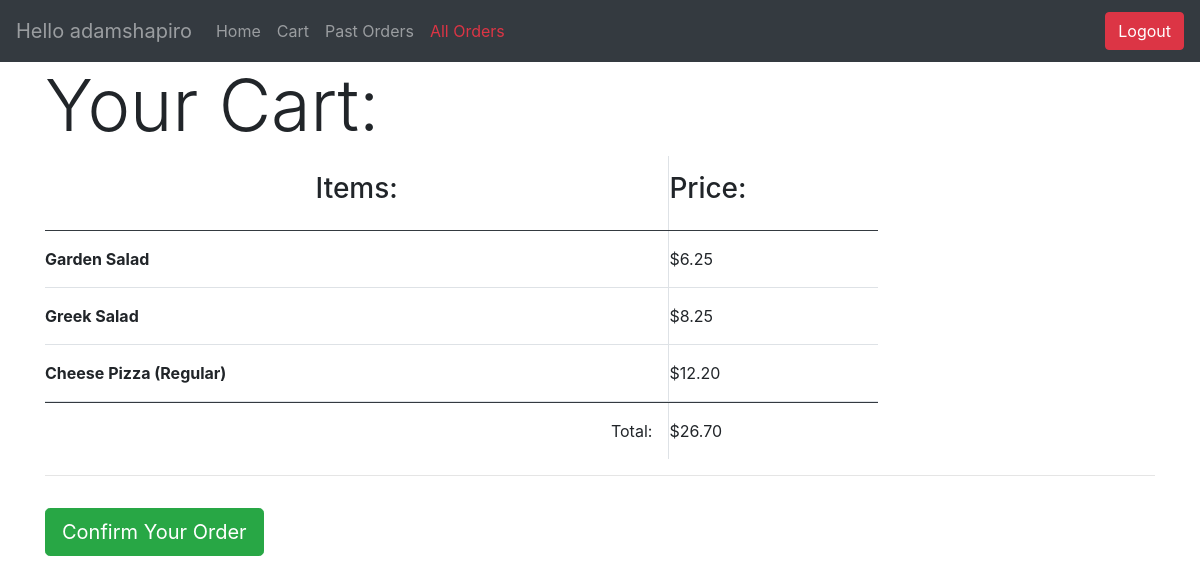
The app's page /cart (signed in) with its own data.
### orders/models.py (models this page shows, shortened)
class OrderItem(models.Model):
    food = models.ForeignKey(Food, on_delete=models.CASCADE, related_name="+")
    toppings = models.ManyToManyField(Topping, related_name="+")
    add_ons = models.ManyToManyField(AddOn, related_name="+")
    price = models.DecimalField(max_digits=4, decimal_places=2)
    order = models.ForeignKey(Order, on_delete=models.CASCADE, related_name="items")
    def __str__(self):
        if hasattr(self.food, 'type'):
            return f"{self.food} ({self.food.get_type_display()})"
        else:
            return f"{self.food}"

class Food(PolymorphicModel):
    name = models.CharField(max_length=64)
    large_price = models.DecimalField(max_digits=4, decimal_places=2)
    def __str__(self):
        return self.name

class Pizza(Food):
    PIZZA_TYPES = (
        ('R', 'Regular'),
        ('S', 'Sicilian')
    )
    type = models.CharField(max_length=1, choices=PIZZA_TYPES)
    small_price = models.DecimalField(max_digits=4, decimal_places=2)
    toppings_count = models.PositiveIntegerField()
    def __str__(self):
        return f"{self.name} Pizza"

class ShoppingCart(models.Model):
    owner = models.OneToOneField(User, on_delete=models.CASCADE, related_name="cart")
    order = models.OneToOneField(Order,
        null=True,
        blank=True,
        on_delete=models.SET_NULL,
        related_name="+")

class Order(models.Model):
    STATUS_OPTIONS = (
        ('o', 'ongoing'),
        ('p', 'pending'),
        ('c', 'confirmed')
    )
    user = models.ForeignKey(User, on_delete=models.CASCADE, related_name="orders")
    status = models.CharField(max_length=1, choices=STATUS_OPTIONS, default='p')
    @property
    def total(self):
        sum = 0
        for item in self.items.all():
            sum = sum + item.price
        return sum

### orders/views.py (the view)
# urls.py: path("cart", views.view_cart, name="cart"),
@login_required(login_url='login')
def view_cart(request):
    user = request.user
    items = list(user.cart.order.items.all())
    context = {
        'user': user,
        'items': items
    }
    return render(request, 'orders/cart.html', context)

### orders/templates/orders/cart.html
{% extends 'orders/layout.html' %}
{% block body %}
<h1 class="display-3">Your Cart:</h1>
<div class="row w-75 no-gutters border-bottom border-dark">
    <div class="col-9 border-right py-3">
        <h3 class="text-center">Items:</h3>
    </div>
    <div class="col-3 py-3">
        <h3>Price:</h3>
    </div>
</div>
{% for item in items %}
<div class="row w-75 no-gutters border-bottom">
    <div class="col-9 border-right py-3">
        <span class="w-100 text-center font-weight-bold">{{ item }}</span>
    </div>
    <div class="col-3 py-3">
        <span class="w-100">${{ item.price }}</span>
    </div>
</div>
{% endfor %}
<div class="row w-75 no-gutters border-top border-dark">
    <div class="col-9 border-right py-3">
        <span class="d-block mr-3 text-right">Total:</span>
    </div>
    <div class="col-3 py-3">
        <span>${{ user.cart.order.total }}</span>
    </div>
</div>
<hr>
<a id="viewCart"
class="btn btn-success btn-lg my-3 {% if items|length < 1%}disabled{% endif %}"
href="{% url 'confirm' %}">
Confirm Your Order
</a>
{% endblock %}

### orders/templates/orders/layout.html (shortened to what this page needs)
<!DOCTYPE html>
<html>
    <head>
        <link rel="stylesheet" href="https://maxcdn.bootstrapcdn.com/bootstrap/4.0.0/css/bootstrap.min.css">
    </head>
        <body>
            {% if user and user.is_authenticated %}
            <nav class="navbar navbar-expand-lg navbar-dark bg-dark">
                <span class="navbar-brand navbar-text">Hello {{ user.username }}</span>
                <div class="collapse navbar-collapse" id="navbarSupported">
                    <div class="navbar-nav mr-auto">
                        <a class="nav-item nav-link" href="{% url 'index' %}">Home</a>
                        <a class="nav-item nav-link" href="{% url 'cart' %}">Cart</a>
                        <a class="nav-item nav-link" href="{% url 'orders' %}">
                            Past Orders
                        </a>
                        {% if user.is_staff %}
                        <a class="nav-item nav-link text-danger"
                        href="{% url 'all_orders' %}">
                            All Orders
                        </a>
                        {% endif %}
                    </div>
                    <a class="btn btn-danger" href="{% url 'logout' %}">Logout</a>
                </div>
            </nav>
            {% endif %}
            <div class="container">
                {% block body %}{% endblock %}
            </div>
        </body>
</html>

### records on screen
OrderItem: food.name "Garden Salad", price "6.25"
OrderItem: food.name "Greek Salad", price "8.25"
OrderItem: food.name "Cheese Pizza (Regular)", price "12.20"

### other values on screen
{{ user.username }} "adamshapiro"
{{ user.cart.order.total }} "26.70"
